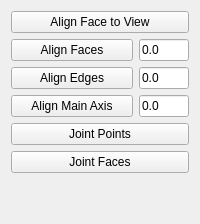
             <widget class="QWidget" name="align_tab_2">
              <attribute name="title">
               <string>Align</string>
              </attribute>
              <layout class="QGridLayout" name="gridLayout_9">
               <item row="0" column="0">
                <widget class="QPushButton" name="button_alignface2view">
                 <property name="sizePolicy">
                  <sizepolicy hsizetype="MinimumExpanding" vsizetype="Fixed">
                   <horstretch>0</horstretch>
                   <verstretch>0</verstretch>
                  </sizepolicy>
                 </property>
                 <property name="maximumSize">
                  <size>
                   <width>220</width>
                   <height>16777215</height>
                  </size>
                 </property>
                 <property name="toolTip">
                  <string>Align the face of selected object(s)  to the actual view Plane.
 - Click first to select a Face of one or several objects.
These objects will be moved not the point of view.
Then Click the button.

NB:
  The center of rotation is the center of the bounbing box if possible or 
  the center of the Face.
 
  if the Face of the object selected is already aligned to the  view Plane,
  a rotation of 180 deg is applied to the object.
  In this case the Axis of rotation is Z vector : Base.Vector(0, 0, 1)

  Two clicks will rotate by 180 deg the moving objects.

</string>
                 </property>
                 <property name="text">
                  <string>Align Face to View</string>
                 </property>
                 <property name="icon">
                  <iconset>
                   <normaloff>../Icons/WF_viewAlignFace.svg</normaloff>../Icons/WF_viewAlignFace.svg</iconset>
                 </property>
                 <property name="iconSize">
                  <size>
                   <width>32</width>
                   <height>32</height>
                  </size>
                 </property>
                </widget>
               </item>
               <item row="1" column="0">
                <layout class="QHBoxLayout" name="horizontalLayout_78">
                 <item>
                  <widget class="QPushButton" name="button_align_faces">
                   <property name="maximumSize">
                    <size>
                     <width>220</width>
                     <height>16777215</height>
                    </size>
                   </property>
                   <property name="toolTip">
                    <string>Align the Face(s) from selected object(s) to the last Face selected.
 - Click first to select a Face of an object or several Faces from several objects. 
These objects will be moved.
 - Click second to select a Face to align to (the last object is fixed and will never move).
Then Click the button.

NB:
  The center of rotation is the center of the bounbing box if possible or 
  the center of the Face.
 
  if the Face of the object selected is already aligned to the last one,
  a rotation of 180 deg is applied to the object.
  In this case the Axis of rotation is Z vector : Base.Vector(0, 0, 1)

  Two clicks will rotate by 180 deg the moving objects.
</string>
                   </property>
                   <property name="text">
                    <string>Align Faces</string>
                   </property>
                   <property name="icon">
                    <iconset>
                     <normaloff>../Icons/WF_objectAlignFaces.svg</normaloff>../Icons/WF_objectAlignFaces.svg</iconset>
                   </property>
                   <property name="iconSize">
                    <size>
                     <width>32</width>
                     <height>32</height>
                    </size>
                   </property>
                  </widget>
                 </item>
                 <item>
                  <widget class="QLineEdit" name="angle_align_faces">
                   <property name="sizePolicy">
                    <sizepolicy hsizetype="MinimumExpanding" vsizetype="Fixed">
                     <horstretch>0</horstretch>
                     <verstretch>0</verstretch>
                    </sizepolicy>
                   </property>
                   <property name="minimumSize">
                    <size>
                     <width>40</width>
                     <height>0</height>
                    </size>
                   </property>
                   <property name="maximumSize">
                    <size>
                     <width>50</width>
                     <height>16777215</height>
                    </size>
                   </property>
                   <property name="toolTip">
                    <string>This Angle  (in degrees) will be added to the angle needed to align Faces.</string>
                   </property>
                   <property name="text">
                    <string>0.0</string>
                   </property>
                  </widget>
                 </item>
                </layout>
               </item>
               <item row="2" column="0">
                <layout class="QHBoxLayout" name="horizontalLayout_79">
                 <item>
                  <widget class="QPushButton" name="button_align_edges">
                   <property name="maximumSize">
                    <size>
                     <width>220</width>
                     <height>16777215</height>
                    </size>
                   </property>
                   <property name="toolTip">
                    <string>Align the Edge(s) from selected object(s) to the last Edge selected.
 - Click first to select an Edge of an object or several Edges from several objects. 
These objects will be moved.
 - Click second to select an Edge to align to  (the last object is fixed and will never move).
Then Click the button.

NB:
  The center of rotation is the center of the bounbing box if possible or 
  the center of the Edge.
 
  if the Edge of the object selected is already aligned to the last one,
  a rotation of 180 deg is applied to the object.
  In this case the Axis of rotation is Z vector : Base.Vector(0, 0, 1)

  Two clicks will rotate by 180 deg the moving objects.
</string>
                   </property>
                   <property name="text">
                    <string>Align Edges</string>
                   </property>
                   <property name="icon">
                    <iconset>
                     <normaloff>../Icons/WF_objectAlignAxes.svg</normaloff>../Icons/WF_objectAlignAxes.svg</iconset>
                   </property>
                   <property name="iconSize">
                    <size>
                     <width>32</width>
                     <height>32</height>
                    </size>
                   </property>
                  </widget>
                 </item>
                 <item>
                  <widget class="QLineEdit" name="angle_align_edges">
                   <property name="sizePolicy">
                    <sizepolicy hsizetype="MinimumExpanding" vsizetype="Fixed">
                     <horstretch>0</horstretch>
                     <verstretch>0</verstretch>
                    </sizepolicy>
                   </property>
                   <property name="minimumSize">
                    <size>
                     <width>40</width>
                     <height>0</height>
                    </size>
                   </property>
                   <property name="maximumSize">
                    <size>
                     <width>50</width>
                     <height>16777215</height>
                    </size>
                   </property>
                   <property name="toolTip">
                    <string>This Angle  (in degrees) will be added to the angle needed to align Edges.</string>
                   </property>
                   <property name="text">
                    <string>0.0</string>
                   </property>
                  </widget>
                 </item>
                </layout>
               </item>
               <item row="3" column="0">
                <layout class="QHBoxLayout" name="horizontalLayout_2">
                 <item>
                  <widget class="QPushButton" name="button_align_main_axis">
                   <property name="toolTip">
                    <string>Align the main Axis (first of the 2 axis set) from selected object(s) to the last Edge (or 2 main Axis from an object) selected.
 - Click first to select at least one object! 
This or These first object(s) will be rotated.
 - Click last to select an Edge (or an Object) to align to (this last object is fixed and will never move).
Then Click the button.

NB:
  The 2 main first axis are calculated using scan and sort from all axis of the object.
  The center of rotation is at center mass location of each selected object.

  In case of several objects selection : 
    The 2 main Axis of the first object(s) will be aligned on the 2 main Axis of the last one.
  In case of several objects selection plus one Edge :
     The first main Axis of the object(s) will be aligned on the Edge.
 
 -  One click will align first main Axes.
 -  Second click will also align the second main Axes if exists on last object or
  will rotate by 180 deg the moving objects on first main axes.
 -  Third and following clicks will rotate by 180 deg the moving objects on first main axes.</string>
                   </property>
                   <property name="text">
                    <string>Align Main Axis</string>
                   </property>
                   <property name="icon">
                    <iconset>
                     <normaloff>../Icons/WF_objectAlignMainAxis.svg</normaloff>../Icons/WF_objectAlignMainAxis.svg</iconset>
                   </property>
                   <property name="iconSize">
                    <size>
                     <width>32</width>
                     <height>32</height>
                    </size>
                   </property>
                  </widget>
                 </item>
                 <item>
                  <widget class="QLineEdit" name="angle_align_main_axis">
                   <property name="sizePolicy">
                    <sizepolicy hsizetype="MinimumExpanding" vsizetype="Fixed">
                     <horstretch>0</horstretch>
                     <verstretch>0</verstretch>
                    </sizepolicy>
                   </property>
                   <property name="minimumSize">
                    <size>
                     <width>40</width>
                     <height>0</height>
                    </size>
                   </property>
                   <property name="maximumSize">
                    <size>
                     <width>50</width>
                     <height>16777215</height>
                    </size>
                   </property>
                   <property name="toolTip">
                    <string>This Angle  (in degrees) will be added to the angle needed to align Edges.</string>
                   </property>
                   <property name="text">
                    <string>0.0</string>
                   </property>
                  </widget>
                 </item>
                </layout>
               </item>
               <item row="4" column="0">
                <widget class="QPushButton" name="button_joint_points">
                 <property name="toolTip">
                  <string>Joint Point(s) from selected object(s) to the last Point selected.
 - Click first to select a Point of an object or several Points from several objects.
These objects will be moved. 
 - Click second to select an Point to joint to (the last object is fixed and will never move).
Then Click the button.

</string>
                 </property>
                 <property name="text">
                  <string>Joint Points</string>
                 </property>
                 <property name="icon">
                  <iconset>
                   <normaloff>../Icons/WF_objectJointPoints.svg</normaloff>../Icons/WF_objectJointPoints.svg</iconset>
                 </property>
                 <property name="iconSize">
                  <size>
                   <width>32</width>
                   <height>32</height>
                  </size>
                 </property>
                </widget>
               </item>
               <item row="5" column="0">
                <widget class="QPushButton" name="button_joint_faces">
                 <property name="toolTip">
                  <string>Joint Face(s) from selected object(s) to the last Face selected.
 - Click first to select a Face of an object or several Faces from several objects. 
These objects will be moved.
 - Click second to select a Face to joint to (the last object is fixed and will never move).
Then Click the button.

  Two clicks will rotate by 180 deg the moving objects.
</string>
                 </property>
                 <property name="text">
                  <string>Joint Faces</string>
                 </property>
                 <property name="icon">
                  <iconset>
                   <normaloff>../Icons/WF_objectJointFaces.svg</normaloff>../Icons/WF_objectJointFaces.svg</iconset>
                 </property>
                 <property name="iconSize">
                  <size>
                   <width>32</width>
                   <height>32</height>
                  </size>
                 </property>
                </widget>
               </item>
               <item row="6" column="0">
                <spacer name="verticalSpacer_29">
                 <property name="orientation">
                  <enum>Qt::Vertical</enum>
                 </property>
                 <property name="sizeHint" stdset="0">
                  <size>
                   <width>20</width>
                   <height>40</height>
                  </size>
                 </property>
                </spacer>
               </item>
              </layout>
             </widget>
